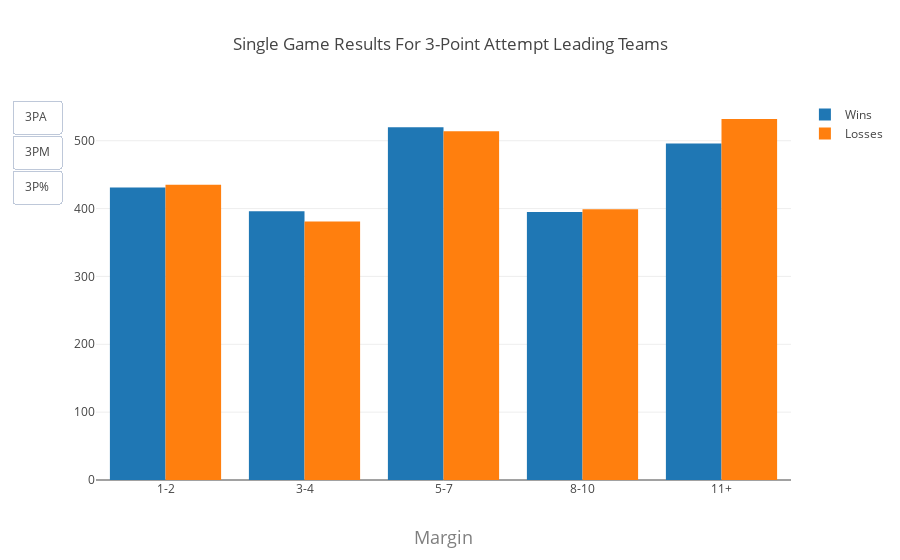

Source (notebook cell):
### Code cell
import plotly.plotly as py
import plotly.graph_objs as go

# using individualgame.csv data

trace1 = go.Bar(
    x=['1-2', '3-4', '5-7', '8-10', '11+'],
    y=[431, 396, 520, 395, 496],
    name='Wins'
)

trace2 = go.Bar(
    x=['1-2', '3-4', '5-7', '8-10', '11+'],
    y=[435, 381, 514, 399, 532],
    name='Losses'
)

trace3 = go.Bar(
    x=['1-2', '3-4', '5-7', '8+'],
    y=[967, 826, 687, 339],
    name='Wins',
    visible=False
)

trace4 = go.Bar(
    x=['1-2', '3-4', '5-7', '8+'],
    y=[796, 521, 296, 67],
    name='Losses',
    visible=False
)

trace5 = go.Bar(
    x=['0-4.9%', '5-9.9%', '10-14.9%', '15-19.9%', '20-24.9%', '25%+'],
    y=[566, 613, 575, 483, 359, 514],
    name='Wins',
    visible=False
)

trace6 = go.Bar(
    x=['0-4.9%', '5-9.9%', '10-14.9%', '15-19.9%', '20-24.9%', '25%+'],
    y=[451, 372, 264, 154, 80, 68],
    name='Losses',
    visible=False
)



data = [trace1, trace2, trace3, trace4, trace5, trace6]


updatemenus = list([
    dict(type="buttons",
         active=-1,
         buttons=list([
            dict(label = '3PA',
                 method = 'update',
                 args = [{'visible': [True]*2 + [False]*4},
                         {'title': 'Single Game Results For 3-Point Attempt Leading Teams'}]),

            dict(label = '3PM',
                 method = 'update',
                 args = [{'visible': [False]*2 + [True]*2 + [False]*2},
                         {'title': 'Single Game Results For 3-Point Make Leading Teams'}]),

            dict(label = '3P%',
                 method = 'update',
                 args = [{'visible': [False]*4 + [True]*2 },
                         {'title': 'Single Game Results For 3-Point Percentage Leading Teams'}])
        ]),
    )
])


layout = go.Layout(
    barmode='group',
    title = 'Single Game Results For 3-Point Attempt Leading Teams',
    updatemenus=updatemenus,
    xaxis=go.layout.XAxis(
        title=go.layout.xaxis.Title(
            text='Margin',
            font=dict(
                size=18,
                color='#7f7f7f'
            )
        )
    )
)




fig = go.Figure(data=data, layout=layout)
iplot(fig, filename='grouped-bar')

### Figure 1 — Plotly figure (JSON) as saved in the notebook; plotly's stock layout.template omitted (floating-point values rounded to 4 significant figures)
{"data": [{"name": "Wins", "type": "bar", "uid": "1cab8d5d-ff2f-40e7-9dd9-ad455924e916", "x": ["1-2", "3-4", "5-7", "8-10", "11+"], "y": [431, 396, 520, 395, 496]}, {"name": "Losses", "type": "bar", "uid": "dcfd4a46-f9ae-406a-9d01-04682359748b", "x": ["1-2", "3-4", "5-7", "8-10", "11+"], "y": [435, 381, 514, 399, 532]}, {"name": "Wins", "type": "bar", "uid": "feefbec0-21ac-4428-beac-2edd5f926c45", "visible": false, "x": ["1-2", "3-4", "5-7", "8+"], "y": [967, 826, 687, 339]}, {"name": "Losses", "type": "bar", "uid": "7ce920f5-b9d4-4c0f-8e64-ba3bebe8f0c7", "visible": false, "x": ["1-2", "3-4", "5-7", "8+"], "y": [796, 521, 296, 67]}, {"name": "Wins", "type": "bar", "uid": "afd7c580-866e-4cb7-8a67-02bba67f9185", "visible": false, "x": ["0-4.9%", "5-9.9%", "10-14.9%", "15-19.9%", "20-24.9%", "25%+"], "y": [566, 613, 575, 483, 359, 514]}, {"name": "Losses", "type": "bar", "uid": "a00f4b61-e5e8-489a-ac73-a75d9a443913", "visible": false, "x": ["0-4.9%", "5-9.9%", "10-14.9%", "15-19.9%", "20-24.9%", "25%+"], "y": [451, 372, 264, 154, 80, 68]}], "layout": {"barmode": "group", "title": {"text": "Single Game Results For 3-Point Attempt Leading Teams"}, "updatemenus": [{"active": -1, "buttons": [{"args": [{"visible": [true, true, false, false, false, false]}, {"title": "Single Game Results For 3-Point Attempt Leading Teams"}], "label": "3PA", "method": "update"}, {"args": [{"visible": [false, false, true, true, false, false]}, {"title": "Single Game Results For 3-Point Make Leading Teams"}], "label": "3PM", "method": "update"}, {"args": [{"visible": [false, false, false, false, true, true]}, {"title": "Single Game Results For 3-Point Percentage Leading Teams"}], "label": "3P%", "method": "update"}], "type": "buttons"}], "xaxis": {"title": {"font": {"color": "#7f7f7f", "size": 18}, "text": "Margin"}}}}
